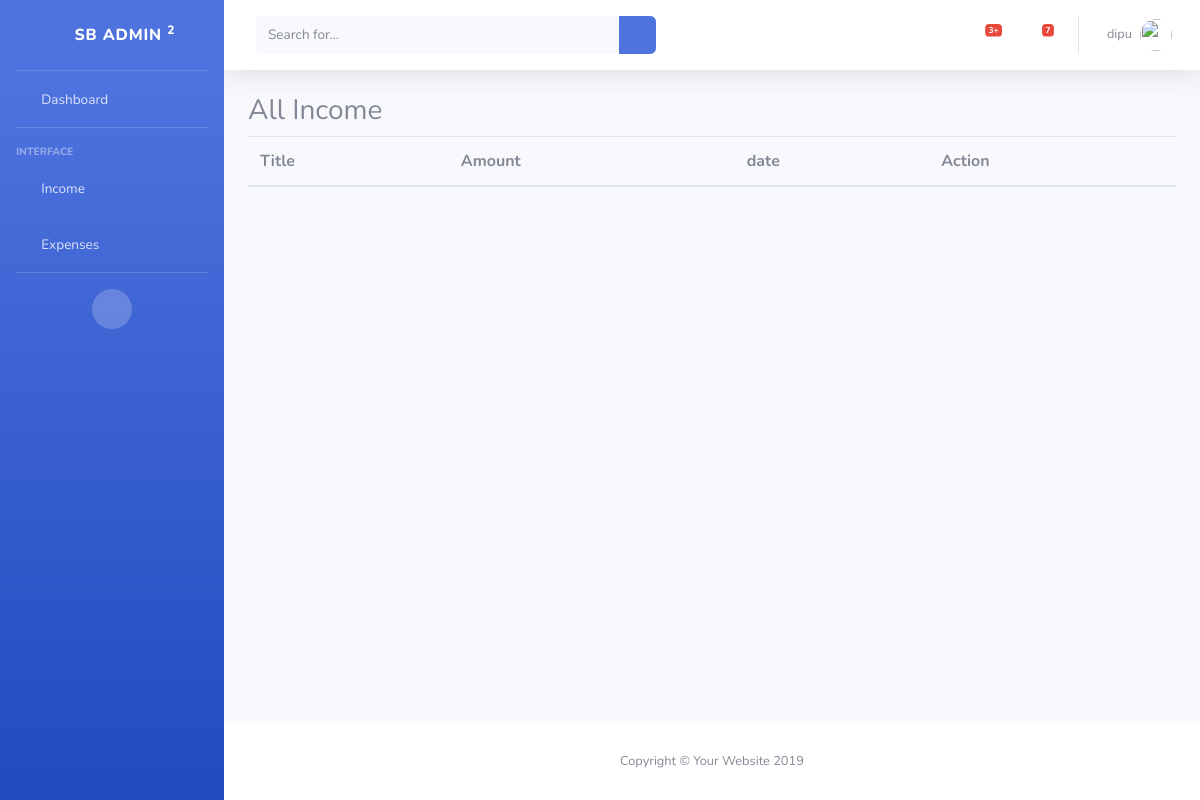
Before: /income/ (signed in) with the older database file.
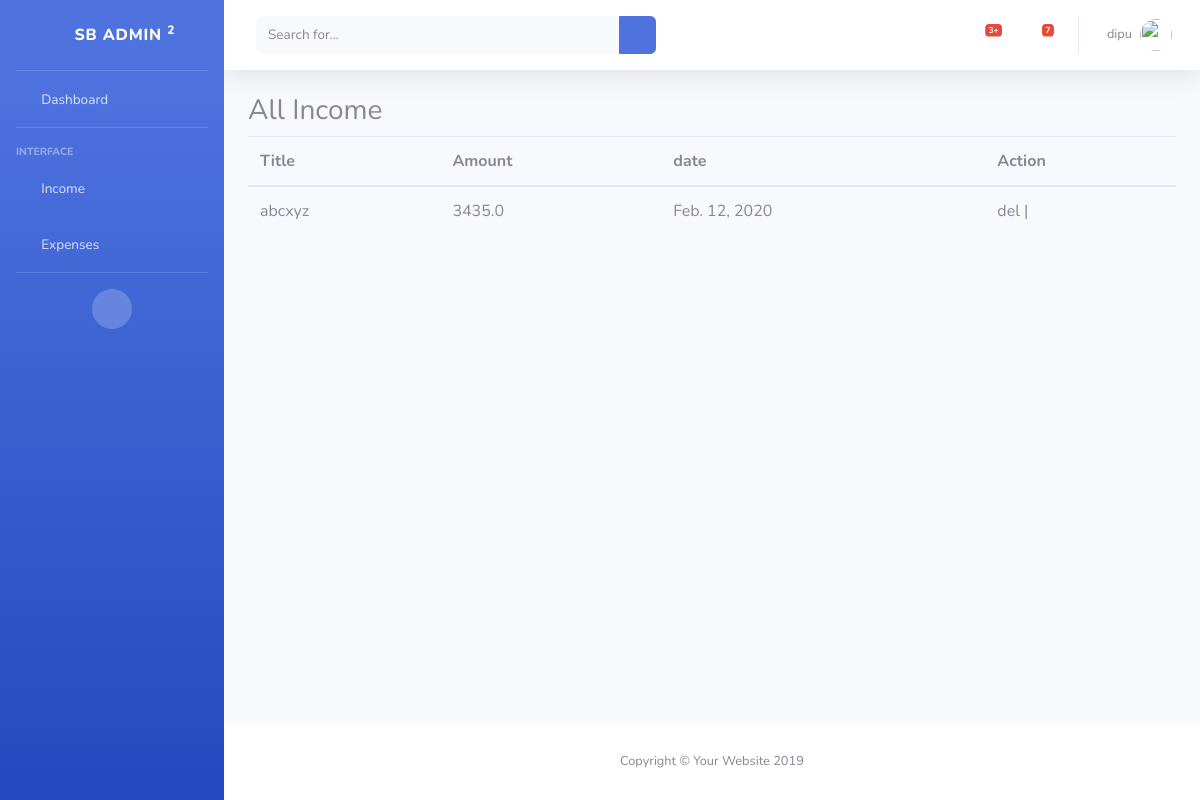
After: the same page with the newer database file.
### income/models.py (models this page shows)
class Income(Abs):
    image = models.ImageField(upload_to='income/',null=True,blank=True)
    category = models.ForeignKey(IncomeCategory,on_delete=models.CASCADE)
    objects = IncomeManager()
    class Meta:
        db_table = 'income'

### income/views.py (the view)
# urls.py: path('',IncomeView.as_view(),name='income'),
class IncomeView(View):
    template_name = 'income.html'
    def get(self,request):
        context = {
            'all':Income.objects.filter(category__in=IncomeCategory.objects.filter(user_id=request.user.id)  )
        }
        return render(request,self.template_name,context)

### templates/income.html (shortened to what this page needs)
{% extends 'master/master.html' %}
 {% block 'sidebar' %}
  {% include 'component/sidebar.html' %}
 {% endblock %}
 {% block 'navbar' %}
  {% include 'component/nav.html' %}
 {% endblock %}
 {% block 'footer' %}
{% include 'component/footer.html' %}
 {% endblock %}
{% block 'body' %}
  <h3>All Income</h3>
  <table class="table">
   <thead>
     <th>Title</th>
     <th>Amount</th>
     <th>date</th>
   <th>Action</th>
   </thead>
   {% for a in all %}
    <tr>
     <td>{{a.title}}</td>
     <td>{{a.amount}}</td>
     <td>{{a.date}}</td>
     <td>del | <a href="{% url 'edit_income' a.slug %}"><i class="fa fa-edit"></i> </a> </td>
    </tr>
   {% endfor %}
  </table>
{% endblock %}

Changed rows visible on the page:
added Income: title "abcxyz", amount "3435.0", date "Feb. 12, 2020"
